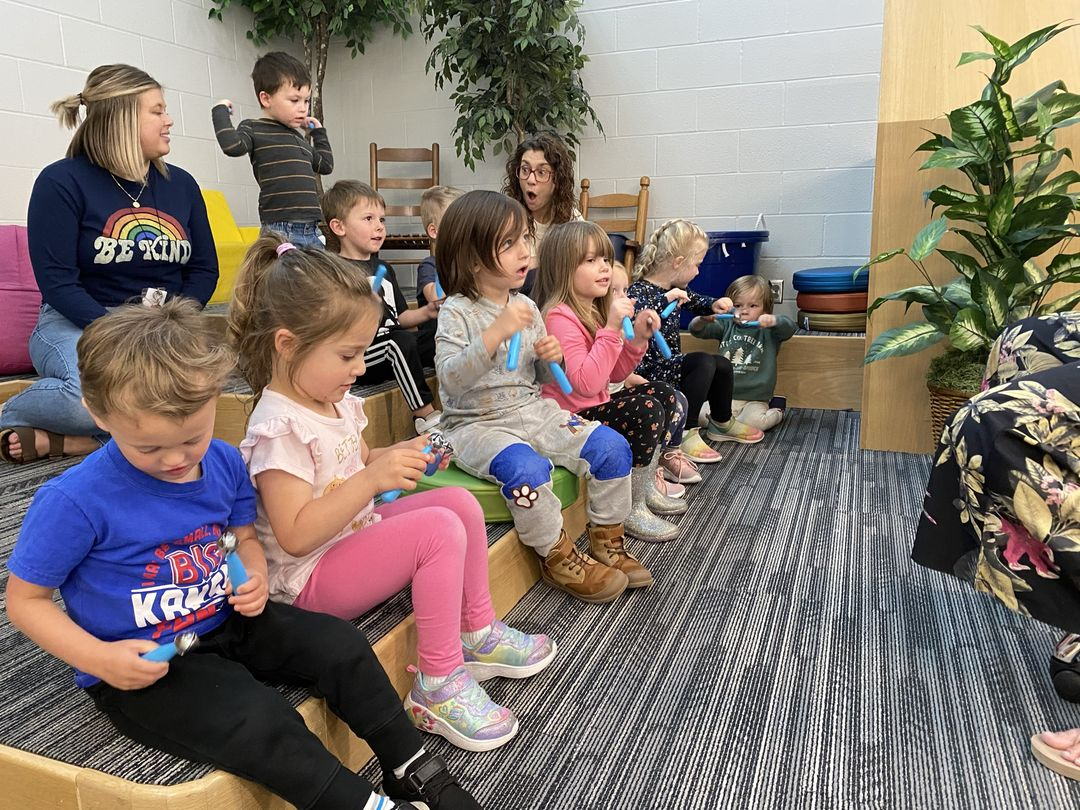
#> input picture imaging.seesaw15.jpg, 1080 x 810 px
$ python singleimg.py
#> lines starting #> are read from the running program, lines starting #| are printed output that depends on the picture
from PIL import Image
import numpy as np
import cv2 as cv
import os
from enum import Enum
from collections import OrderedDict
import math

# [71 lines left out: functions convert_pil_arr, convert_arr_pil, cv_draw_rectangle, cv_crop_rectangle, not called in this run]

#choose classifier
def use_builtin_face_classifier():
    opencv_base_dir = os.path.dirname(os.path.abspath(cv.__file__))
    haar_algo = os.path.join(opencv_base_dir, 'data/haarcascade_frontalface_default.xml') #haar_classifier = cv.data.haarcascades + 'haarcascade_frontalface_alt.xml'; used alone and notice the alt there
    return haar_algo

# [4 lines left out: function use_builtin_eye_classifier, not called in this run]

img=cv.imread("imaging.seesaw15.jpg")
#> img is the input picture: shape (810, 1080, 3); mean B, G, R 112.3, 118.5, 129.3
jerk = Image.fromarray(img)

grayimg=cv.cvtColor(img, cv.COLOR_BGR2GRAY)
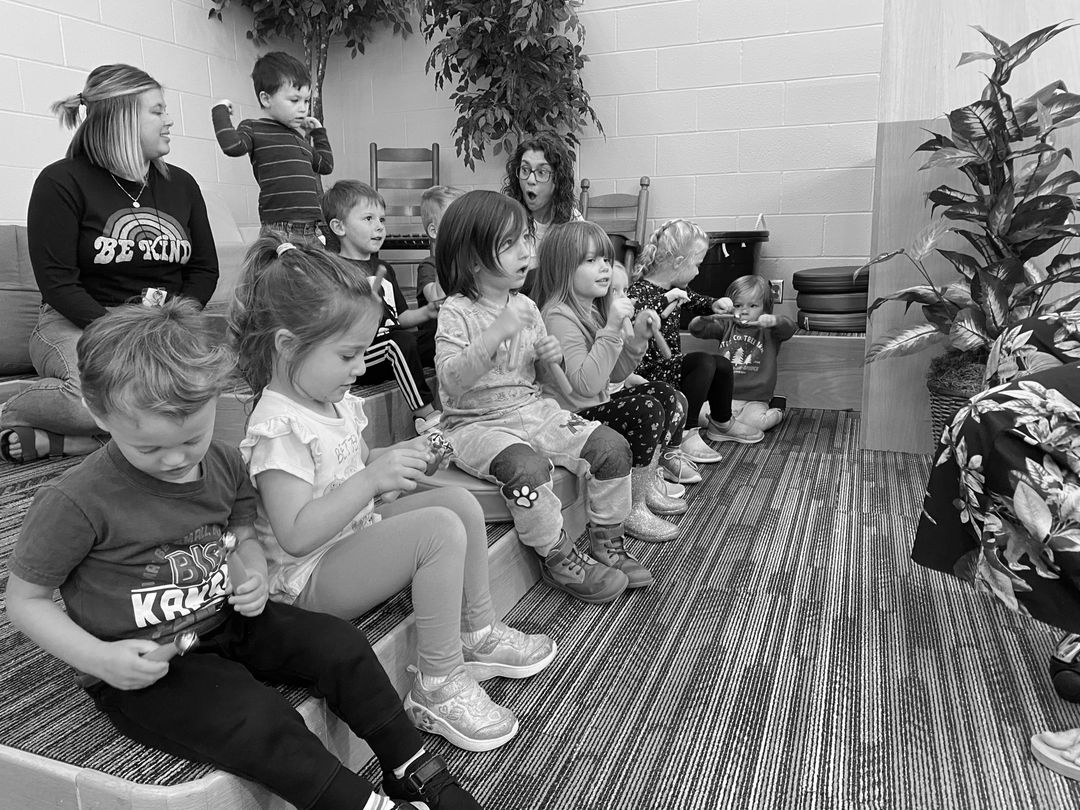
#> grayimg: shape (810, 1080); min 0, max 255, mean 121
haar_classifier = use_builtin_face_classifier()
haar_cascade = cv.CascadeClassifier(haar_classifier)
faces_rect = haar_cascade.detectMultiScale(grayimg, scaleFactor=1.3, minNeighbors=3)
#> faces_rect = [[510, 151, 49, 49], [349, 198, 53, 53], [436, 292, 53, 53], [452, 630, 151, 151]]
if len(faces_rect) > 0:
    canvas_control = Image.fromarray(faces_rect)

    #canvas building (balanced)
    ncol = math.ceil(len(faces_rect)/2)
#> ncol = 2
    nrow = math.ceil(len(faces_rect)/ncol)
#> nrow = 2
    canvas = Image.new(canvas_control.mode, (int(300*canvas_control.width), int(300*canvas_control.height) ))
#> canvas: PIL image 1200x1200 I; every value is 0
    curr_x = 0
    curr_y = 0

#heuristics
    for x,y,w,h in faces_rect:
        face = jerk.crop((x,y,x+w,y+h))
        canvas.paste(face, (curr_x, curr_y) )
        if curr_x + face.width == canvas.width:
            curr_x = 0
            curr_y = curr_y + face.height
        else:
            curr_x = curr_x + face.width
#> this loop made 4 passes
#> (x, y, w, h, curr_x) on passes 1 to 4: (510, 151, 49, 49, 49), (349, 198, 53, 53, 102), (436, 292, 53, 53, 155), (452, 630, 151, 151, 306)
#> pass 1, `face = jerk.crop((x,y,x+w,y+h))`:
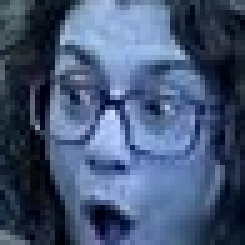
#> face: PIL image 49x49 RGB (shown 5 times larger); mean R, G, B 68.8, 86.3, 117
#> pass 2, `face = jerk.crop((x,y,x+w,y+h))`:
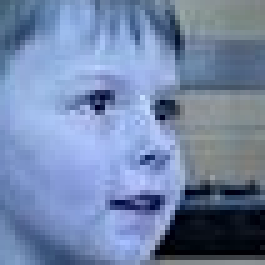
#> face: PIL image 53x53 RGB (shown 5 times larger); mean R, G, B 114.6, 133.8, 169.1
#> pass 3, `face = jerk.crop((x,y,x+w,y+h))`:
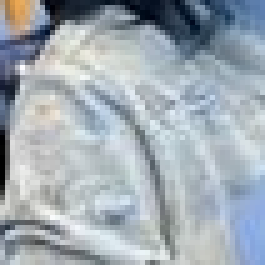
#> face: PIL image 53x53 RGB (shown 5 times larger); mean R, G, B 160.8, 170.7, 178.8
#> after the loop:
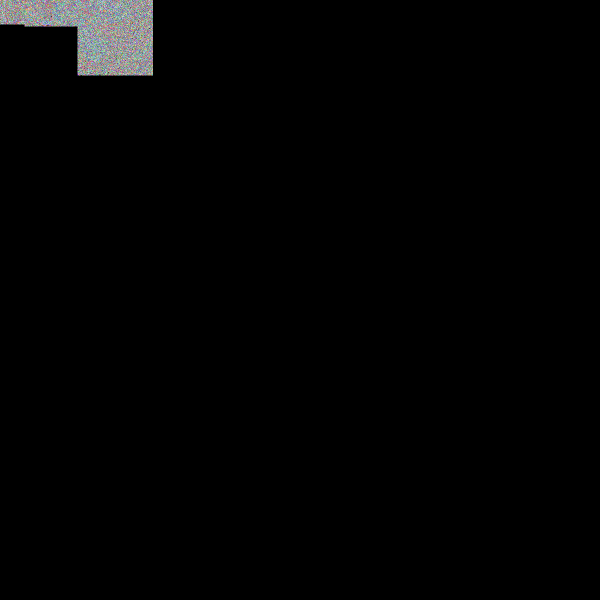
#> canvas: PIL image 1200x1200 I (shown at 1/2 size); 256 distinct labels, from 0 to 255; one colour per label, 0 black
#> after the loop:
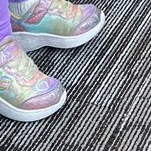
#> face: PIL image 151x151 RGB; mean R, G, B 133.3, 135.7, 144.2
#> after the loop, curr_x = 306; curr_y = 0

    canvas.show()


# [8 lines of commented-out code are left out]
